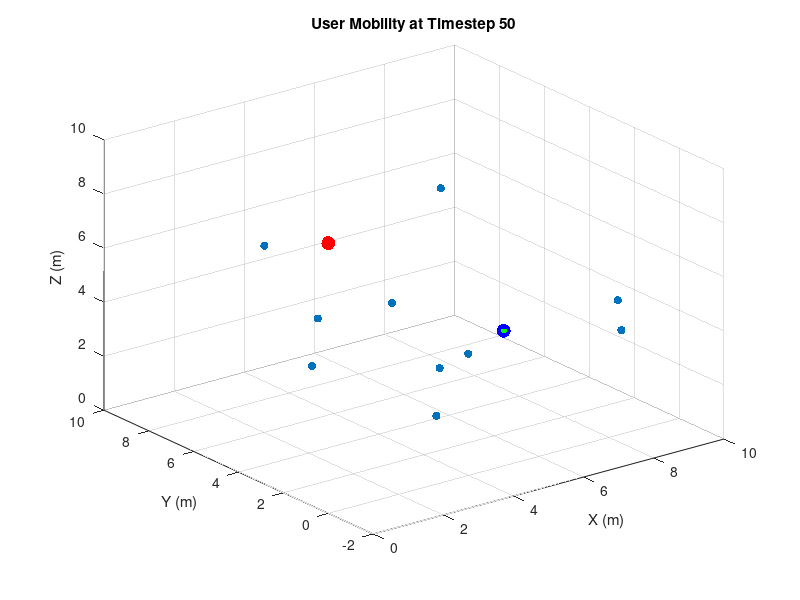
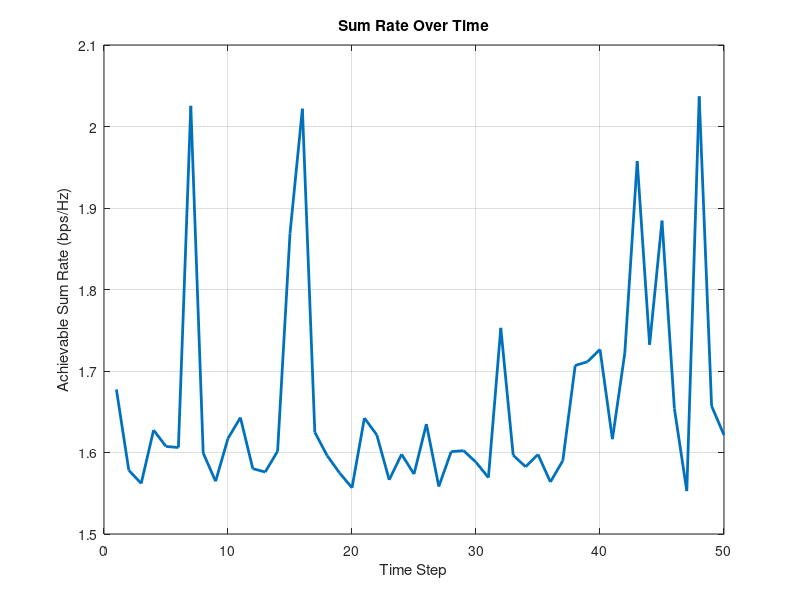

Reproduce these figures in MATLAB, in order.
%% Realistic Environment Setup
% Constants
rng(222); % Ensure reproducibility
c = 299792458; % Speed of light in m/s
frequency = 28e9; % Frequency in mmWave band (28 GHz)
wavelength = c / frequency; % Wavelength calculation

% Parameters
numUsers = 10; % Number of users
N_BS = 8; % Number of base station antennas
N_RIS = 64; % Number of RIS elements
BS_location = [0, 0, 10]; % Fixed Base Station location
RIS_location = [5, 0, 5]; % Fixed RIS location
maxBounds = [10, 10, 10]; % Space boundaries (x, y, z)
sigma2 = 1e-9; % Noise power (W)

% RIS Element Layout (Uniform Planar Array)
RIS_spacing = wavelength / 2; % Element spacing (half wavelength)
N_RIS_sqrt = sqrt(N_RIS); % Assume square UPA
[ris_x, ris_y] = meshgrid(0:N_RIS_sqrt-1, 0:N_RIS_sqrt-1);
ris_x = RIS_spacing * (ris_x(:) - mean(ris_x(:))); % X-coordinates
ris_y = RIS_spacing * (ris_y(:) - mean(ris_y(:))); % Y-coordinates
RIS_positions = RIS_location + [ris_x, ris_y, zeros(N_RIS, 1)]; % 3D positions of RIS elements

% User Locations and Mobility
userLocations = rand(numUsers, 3) .* maxBounds; % Initial user locations
userVelocities = (rand(numUsers, 3) - 0.5) * 0.2; % Random velocities

%% Function: Path Loss
function PL = path_loss(d, wavelength)
    % Free-space path loss
    PL = (wavelength / (4 * pi * d))^2; % Linear scale
end

%% Function: Generate Channels with Rician Fading
function [H_BS_RIS, H_RIS_Users, H_BS_Users] = generate_channels(userLocations, RIS_positions, BS_location, N_BS, N_RIS, numUsers, wavelength, K_factor)
    % Initialize channel matrices
    H_BS_RIS = zeros(N_RIS, N_BS);
    H_RIS_Users = zeros(numUsers, N_RIS);
    H_BS_Users = zeros(numUsers, N_BS);

    % Rician fading components
    LOS_component = 1; % Line-of-sight
    NLOS_component = sqrt(1 / (1 + K_factor));

    % BS ↔ RIS channel (static)
    for i = 1:N_RIS
        d_BS_RIS = norm(RIS_positions(i, :) - BS_location);
        PL_BS_RIS = path_loss(d_BS_RIS, wavelength);
        H_BS_RIS(i, :) = sqrt(PL_BS_RIS) * (LOS_component + NLOS_component * (randn(1, N_BS) + 1j * randn(1, N_BS))) / sqrt(2);
    end

    % RIS ↔ Users channel
    for k = 1:numUsers
        for i = 1:N_RIS
            d_RIS_User = norm(userLocations(k, :) - RIS_positions(i, :));
            PL_RIS_User = path_loss(d_RIS_User, wavelength);
            H_RIS_Users(k, i) = sqrt(PL_RIS_User) * (LOS_component + NLOS_component * (randn + 1j * randn)) / sqrt(2);
        end
    end

    % BS ↔ Users channel
    for k = 1:numUsers
        d_BS_User = norm(userLocations(k, :) - BS_location);
        PL_BS_User = path_loss(d_BS_User, wavelength);
        H_BS_Users(k, :) = sqrt(PL_BS_User) * (LOS_component + NLOS_component * (randn(1, N_BS) + 1j * randn(1, N_BS))) / sqrt(2);
    end
end

%% Function: Compute Achievable Sum Rate with Interference
function R = compute_sum_rate(w, theta, H_BS_RIS, H_RIS_Users, H_BS_Users, sigma2)
    numUsers = size(H_RIS_Users, 1);
    R = 0;
    for k = 1:numUsers
        h_eff = H_BS_Users(k, :) * w + H_RIS_Users(k, :) * diag(exp(1j * theta)) * H_BS_RIS * w;
        signal_power = abs(h_eff)^2;

        % Interference power
        interference_power = 0;
        for j = 1:numUsers
            if j ~= k
                h_interf = H_BS_Users(j, :) * w + H_RIS_Users(j, :) * diag(exp(1j * theta)) * H_BS_RIS * w;
                interference_power = interference_power + abs(h_interf)^2;
            end
        end

        SINR = signal_power / (interference_power + sigma2);
        R = R + log2(1 + SINR);
    end
end

%% Simulation of User Mobility and Optimization
timeSteps = 50; % Number of timesteps
sumRateHistory = zeros(timeSteps, 1);
K_factor = 5; % Rician K-factor for fading

for t = 1:timeSteps
    % Update user locations (reflect at boundaries)
    userLocations = userLocations + userVelocities;
    for u = 1:numUsers
        for dim = 1:3
            if userLocations(u, dim) > maxBounds(dim) || userLocations(u, dim) < 0
                userVelocities(u, dim) = -userVelocities(u, dim);
                userLocations(u, dim) = min(max(userLocations(u, dim), 0), maxBounds(dim));
            end
        end
    end

    % Generate Channels
    [H_BS_RIS, H_RIS_Users, H_BS_Users] = generate_channels(userLocations, RIS_positions, BS_location, N_BS, N_RIS, numUsers, wavelength, K_factor);

    % Placeholder: Optimize Beamforming and RIS Phase Shifts (to be implemented)
    beamformingVectors = randn(N_BS, 1) + 1j * randn(N_BS, 1); % Example beamforming
    risPhaseShifts = 2 * pi * rand(N_RIS, 1); % Example phase shifts

    % Compute Sum Rate
    sumRateHistory(t) = compute_sum_rate(beamformingVectors, risPhaseShifts, H_BS_RIS, H_RIS_Users, H_BS_Users, sigma2);

    % Visualization of User Mobility and RIS Layout
    figure(1);
    scatter3(userLocations(:, 1), userLocations(:, 2), userLocations(:, 3), 'filled');
    hold on;
    scatter3(BS_location(1), BS_location(2), BS_location(3), 100, 'r', 'filled'); % BS location
    scatter3(RIS_location(1), RIS_location(2), RIS_location(3), 100, 'b', 'filled'); % RIS location
    scatter3(RIS_positions(:, 1), RIS_positions(:, 2), RIS_positions(:, 3), 10, 'g', 'filled'); % RIS elements
    title(['User Mobility at Timestep ', num2str(t)]);
    xlabel('X (m)');
    ylabel('Y (m)');
    zlabel('Z (m)');
    grid on;
    hold off;
    pause(0.1);
end

%% Plot Results
figure;
plot(1:timeSteps, sumRateHistory, 'LineWidth', 2);
xlabel('Time Step');
ylabel('Achievable Sum Rate (bps/Hz)');
title('Sum Rate Over Time');
grid on;
